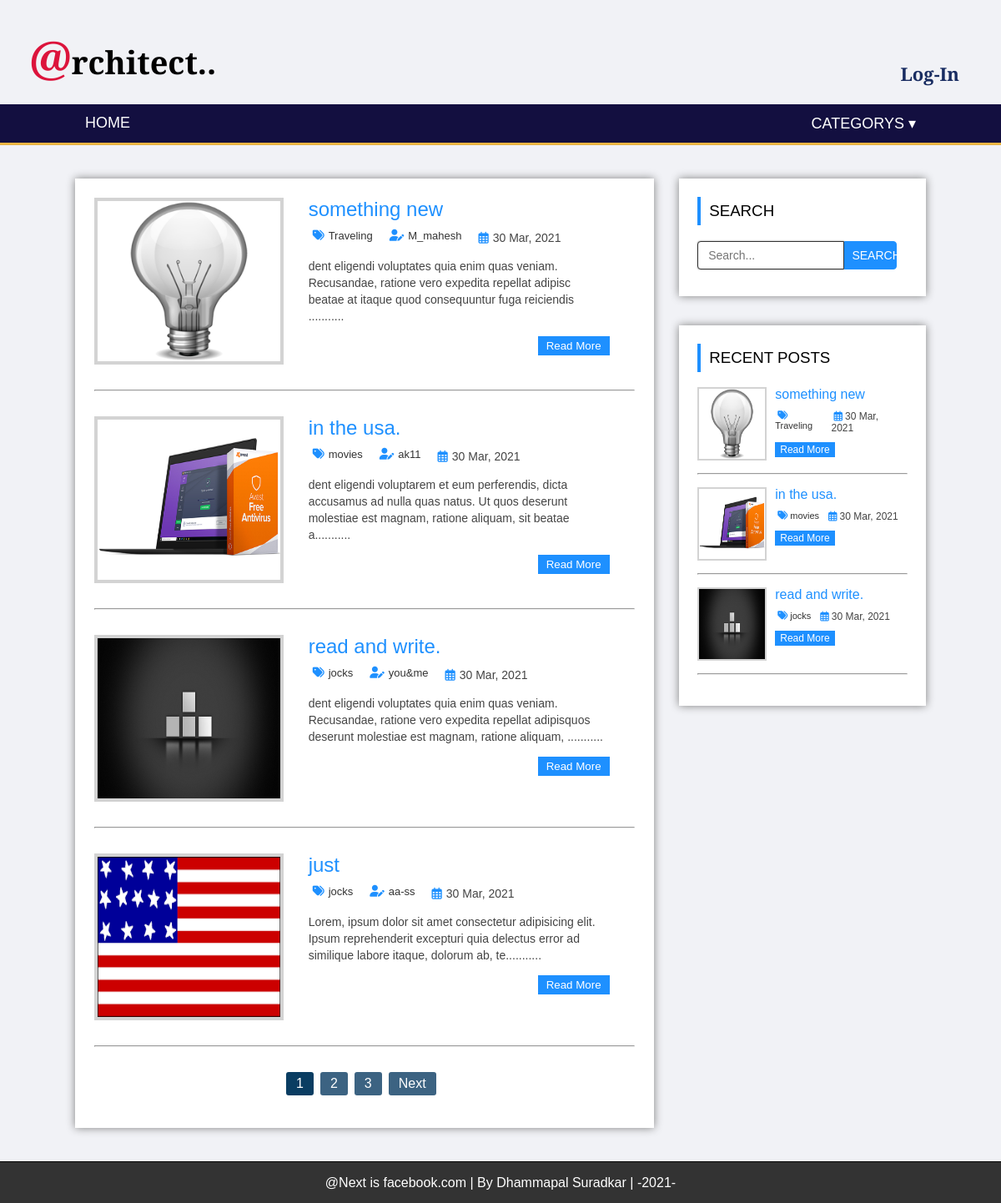
The page / on the database its author committed.
### tables this page shows
CREATE TABLE `settings` (
  `setting_id` int(11) NOT NULL,
  `website_name` varchar(255) NOT NULL,
  `website_logo` varchar(255) NOT NULL,
  `FooterDesc` varchar(300) NOT NULL
);

CREATE TABLE `post` (
  `post_id` int(11) NOT NULL,
  `tital` varchar(255) NOT NULL,
  `description` varchar(300) NOT NULL,
  `category` varchar(50) NOT NULL,
  `post_date` varchar(100) NOT NULL,
  `author` varchar(50) NOT NULL,
  `images` varchar(255) NOT NULL
);

CREATE TABLE `category` (
  `category_id` int(11) NOT NULL,
  `category_name` varchar(255) NOT NULL,
  `post` varchar(50) DEFAULT '0'
);

CREATE TABLE `user` (
  `user_id` int(11) NOT NULL,
  `FirstName` varchar(255) NOT NULL,
  `LastName` varchar(255) NOT NULL,
  `Username` varchar(255) NOT NULL,
  `password` varchar(255) NOT NULL,
  `Role` varchar(50) NOT NULL,
  `bio` varchar(255) NOT NULL,
  `address` varchar(100) NOT NULL,
  `img` varchar(150) NOT NULL
);

### index.php (the view, shortened to what this page needs)
<?php include 'header_nav.php' ?>
<div class="container">
  <div class="row">
    <div class="main1">
      <?php
         include 'connection.php';
         if(isset($_GET['page'])){
           $page = mysqli_real_escape_string($conn, $_GET['page']);
         }else{
           $page = 1;
         }
         $limit = 4;
         $offset = ($page-1)*$limit;
         $sql = "SELECT post.post_id,post.tital,post.description,post.post_date,post.images,
                 category.category_name,user.Username,category.category_id,user.user_id
                 FROM post LEFT JOIN category ON post.category = category.category_id
                 LEFT JOIN user ON post.author = user.user_id
                 ORDER BY post.post_id DESC
                 LIMIT {$offset}, {$limit}";
         $squery = mysqli_query($conn, $sql) or die("Error in Query : select");
         if(mysqli_num_rows($squery) > 0){
           while($row = mysqli_fetch_assoc($squery)){
      ?>
      <div class="m1_section1">
        <div class="sec1">
          <a href="single.php?id=<?php echo $row['post_id']; ?>"><img src="admin/images/<?php echo $row['images']; ?>"></a>
        </div>
        <div class="sec2">
          <a class="tital" href="single.php?id=<?php echo $row['post_id']; ?>"><?php echo $row['tital']; ?></a>
          <div class="content">
            <a href="category.php?category=<?php echo $row['category_id']; ?>"><i class="fas fa-tags"></i><?php echo $row['category_name']; ?></a>
            <a href="author.php?author=<?php echo $row['user_id']; ?>"><i class="fas fa-user-edit"></i><?php echo $row['Username']; ?></a>
            <p><i class="far fa-calendar-alt"></i><?php echo $row['post_date']; ?></p>
          </div>
          <p><?php echo substr($row['description'],0,150)."..........."; ?></p>
          <button onclick="window.location.href='single.php?id=<?php echo $row['post_id']; ?>'">Read More</button>
        </div>
      </div>
      <hr>
      <?php
           }
         }
      ?>
      <div id="pagination">
        <ul>
          <?php
            $sql1 = "SELECT * FROM post";
            $squery1 = mysqli_query($conn, $sql1) or die("Error in Query : select2");
            $total_record = mysqli_num_rows($squery1);
            $total_page = ceil($total_record/$limit);
            for($i = 1; $i <= $total_page; $i++){
              if($i == $page){
                $active = "active";
              }else{
                $active = "a";
              }
              echo '<li><a class='.$active.' href="index.php?page='.$i.'">'.$i.'</a></li>';
            }
            if($page < $total_page){
              echo '<li><a href="index.php?page='.($page+1).'">Next</a></li>';
            }
          ?>
        </ul>
      </div>
    </div>
    <div class="main2">
      <div class="m2_section1">
        <h3>SEARCH</h3>
        <?php include 'search.php' ?>
      </div>
      <div class="m2_section2">
        <h3>RECENT POSTS</h3>
        <?php include 'sidebar.php' ?>
      </div>
    </div>
  </div>
</div>
<div class="container footer">
  <?php
     $sql1 = "SELECT FooterDesc FROM settings";
     $squery1 = mysqli_query($conn, $sql1) or die("Error in Query : select");
     $row1 = mysqli_fetch_assoc($squery1);
  ?>
  <p><?php echo $row1['FooterDesc']; ?></p>
</div>

### header_nav.php (shortened to what this page needs)
<!DOCTYPE html>
<html lang="en" dir="ltr">
  <head>
    <link rel="stylesheet" href="css/style1.css">
  </head>
  <body>
    <div class="container">
      <div class="head">
        <?php
           include 'connection.php';
           $sql = "SELECT website_name FROM settings";
           $squery = mysqli_query($conn, $sql) or die("Error in Query : select1");
           $row = mysqli_fetch_assoc($squery);
        ?>
        <a href="http://localhost:8012/My_Large_Project/cms_news_project/index.php"><span class="t_head"><?php echo substr($row['website_name'],0,1); ?></span><?php echo substr($row['website_name'],1,30); ?></a>
        <div class="log">
          <?php
             if(isset($_SESSION['user_id'])){
               echo "<a class='panel' href='http://localhost:8012/My_Large_Project/cms_news_project/admin/post.php'><i class='fa fa-users-cog'></i></a>";
               echo "<a href='http://localhost:8012/My_Large_Project/cms_news_project/admin/log-out.php'>Log-Out</a>";
             }else{
               echo '<a href="http://localhost:8012/My_Large_Project/cms_news_project/admin/index.php">Log-In</a>';
             }
          ?>
        </div>
      </div>
      <div class="navbar">
        <ul class="list" id="nav">
          <li><a href="index.php">HOME</a></li>
          <li class="dropdown">
            <a href="#">CATEGORYS &#x25BE;</a>
          </li>
        </ul>
      </div>
    </div>
  </body>
</html>

### search.php
<form action="search_result.php" method="get">
  <input type="text" name="search" placeholder="Search..." required>
  <button type="submit">SEARCH</button>
</form>

### sidebar.php
<?php
   include 'connection.php';
   $limit = 3;
   $sql = "SELECT post.post_id,post.tital,post.description,post.post_date,post.images,
           category.category_name,category.category_id
           FROM post LEFT JOIN category ON post.category = category.category_id
           ORDER BY post.post_id DESC LIMIT {$limit}";
   $squery = mysqli_query($conn, $sql) or die("Error in Query : select");
   if(mysqli_num_rows($squery) > 0){
     while($row = mysqli_fetch_assoc($squery)){
?>
<div class="m1_section1">
  <div class="sec1">
    <a href="single.php?id=<?php echo $row['post_id']; ?>"><img src="admin/images/<?php echo $row['images']; ?>"></a>
  </div>
  <div class="sec2">
    <a class="tital" href="single.php?id=<?php echo $row['post_id']; ?>"><?php echo $row['tital']; ?></a>
    <div class="content">
      <a href="category.php?category=<?php echo $row['category_id']; ?>"><i class="fas fa-tags"></i><?php echo $row['category_name']; ?></a>
      <p><i class="far fa-calendar-alt"></i><?php echo $row['post_date']; ?></p>
    </div>
    <button onclick="window.location.href='single.php?id=<?php echo $row['post_id']; ?>'">Read More</button>
  </div>
</div>
<hr>
<?php
     }
   }
?>

### rows shown on the page
settings: website_name "@", website_name "rchitect..", FooterDesc "@Next is facebook.com | By Dhammapal Suradkar | -2021-"
post: images (picture), tital "something new", category.category_name "Traveling", user.Username "M_mahesh", post_date "30 Mar, 2021", description "dent eligendi voluptates quia enim quas veniam. Recusandae, ratione vero expedita repellat adipisc beatae at itaque quod consequuntur fuga reiciendis"
post: images (picture), tital "in the usa.", category.category_name "movies", user.Username "ak11", post_date "30 Mar, 2021", description "dent eligendi voluptarem et eum perferendis, dicta accusamus ad nulla quas natus. Ut quos deserunt molestiae est magnam, ratione aliquam, sit beatae a"
post: images (picture), tital "read and write.", category.category_name "jocks", user.Username "you&me", post_date "30 Mar, 2021", description "dent eligendi voluptates quia enim quas veniam. Recusandae, ratione vero expedita repellat adipisquos deserunt molestiae est magnam, ratione aliquam,"
post: images (picture), tital "just", category.category_name "jocks", user.Username "aa-ss", post_date "30 Mar, 2021", description "Lorem, ipsum dolor sit amet consectetur adipisicing elit. Ipsum reprehenderit excepturi quia delectus error ad similique labore itaque, dolorum ab, te"
